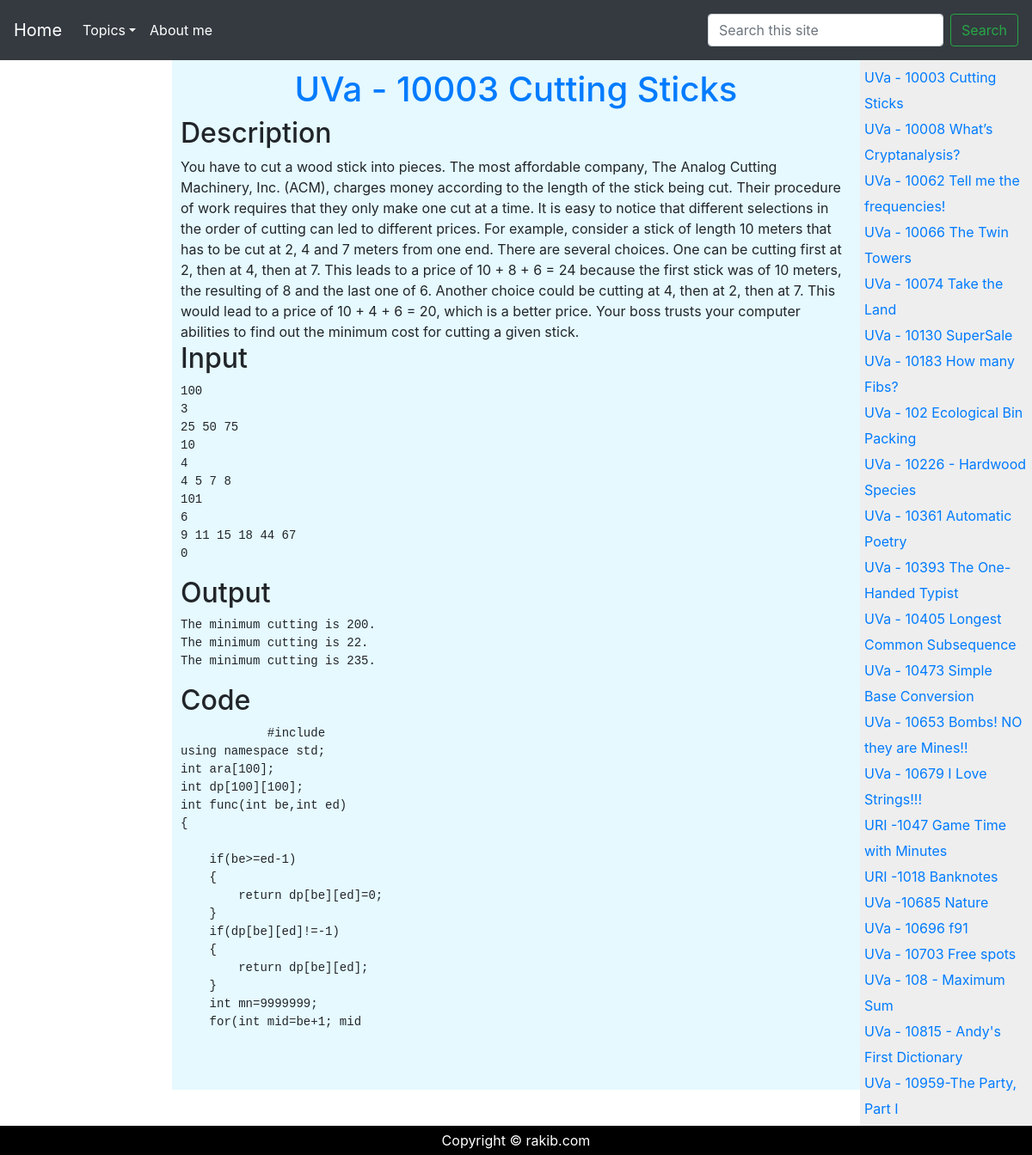
Page /acm/ on the committed database.
### blog/models.py (models this page shows, shortened)
class UvaSolve(models.Model):
    title = models.CharField(max_length=100)
    slug = models.SlugField(max_length=100, unique=True, blank=True)
    url_txt = models.URLField(max_length=100)
    description = models.TextField()
    critical_input = models.TextField()
    critical_output = models.TextField()
    code_txt = models.TextField()
    def get_absolute_url(self):
        return reverse(viewname="acm_codes", kwargs={'slug': self.slug})

### blog/views.py (the view)
# urls.py: path('acm/', views.AcmView.as_view(), name='acm'),
class AcmView(ListView):
    template_name = "AcmView.html"
    model = UvaSolve
    context_object_name = "uva_codes"  # it defines the context name what i call in the html

### blog/templates/AcmView.html (shortened to what this page needs)
{% extends 'home_base.html' %}
{% block container %}
    <div class="c-nav">
        {% for data in uva_codes %}
            <a href="{{ data.get_absolute_url }}">{{ data.title }}</a><br>
        {% endfor %}
    </div>
    {% with uva_codes|first as d %}
        <div class="c-section">
            <h1 style="text-align: center;"><a href="{{ d.url_txt }}">{{ d.title }}</a></h1>
            <h2 style="text-align: left">Description</h2>
            {{ d.description }}
            <h2 style="text-align: left">Input</h2>
            <pre>{{ d.critical_input | safe }}</pre>
            <h2 style="text-align: left">Output</h2>
            <pre>{{ d.critical_output | safe }}</pre>
            <h2 style="text-align: left">Code</h2>
            {% load pygmentify %}
            {% pygment %}
                <pre lang='c'>
            {{ d.code_txt | safe }}
        </pre>
            {% endpygment %}
        </div>
    {% endwith %}
    <div class="c-footer">
        Copyright © rakib.com
    </div>
{% endblock %}

### static/CSS/home.css (style rules this page uses)
.c-nav { line-height: 30px; background-color: #eeeeee; height: fit-content; width: 200px; float: right; padding: 5px; }
.c-section { width: 800px; float: left; padding: 10px; margin-left: 200px; background-color: #e5f9ff; }
.c-footer { background-color: black; color: white; clear: both; text-align: center; padding: 5px; }

### rows in the picture
UvaSolve: title "UVa - 10003 Cutting Sticks", description "You have to cut a wood stick into pieces. The most affordable company, The Analog Cutting Machinery, Inc. (ACM), charges money according to the length of the stick being cut. Their procedure of work requires that they only make one cut at a time. It is easy to notice that different selections in the order of cutting can led to different prices. For example, consider a stick of length 10 meters that has to be cut at 2, 4 and 7 meters from one end. There are several choices. One can be cutting first at 2, then at 4, then at 7. This leads to a price of 10 + 8 + 6 = 24 because the first stick was of 10 meters, the resulting of 8 and the last one of 6. Another choice could be cutting at 4, then…", critical_input "100 3 25 50 75 10 4 4 5 7 8 101 6 9 11 15 18 44 67 0", critical_output "The minimum cutting is 200. The minimum cutting is 22. The minimum cutting is 235.", code_txt "#include using namespace std; int ara[100]; int dp[100][100]; int func(int be,int ed) { if(be>=ed-1) { return dp[be][ed]=0; } if(dp[be][ed]!=-1) { return dp[be][ed]; } int mn=9999999; for(int mid=be+1; mid"
UvaSolve: title "UVa - 10008 What’s Cryptanalysis?"
UvaSolve: title "UVa - 10062 Tell me the frequencies!"
UvaSolve: title "UVa - 10066 The Twin Towers"
UvaSolve: title "UVa - 10074 Take the Land"
UvaSolve: title "UVa - 10130 SuperSale"
UvaSolve: title "UVa - 10183 How many Fibs?"
UvaSolve: title "UVa - 102 Ecological Bin Packing"
UvaSolve: title "UVa - 10226 - Hardwood Species"
UvaSolve: title "UVa - 10361 Automatic Poetry"
UvaSolve: title "UVa - 10393 The One-Handed Typist"
UvaSolve: title "UVa - 10405 Longest Common Subsequence"
UvaSolve: title "UVa - 10473 Simple Base Conversion"
UvaSolve: title "UVa - 10653 Bombs! NO they are Mines!!"
UvaSolve: title "UVa - 10679 I Love Strings!!!"
UvaSolve: title "URI -1047 Game Time with Minutes"
UvaSolve: title "URI -1018 Banknotes"
UvaSolve: title "UVa -10685 Nature"
UvaSolve: title "UVa - 10696 f91"
UvaSolve: title "UVa - 10703 Free spots"
UvaSolve: title "UVa - 108 - Maximum Sum"
UvaSolve: title "UVa - 10815 - Andy's First Dictionary"
UvaSolve: title "UVa - 10959-The Party, Part I"
